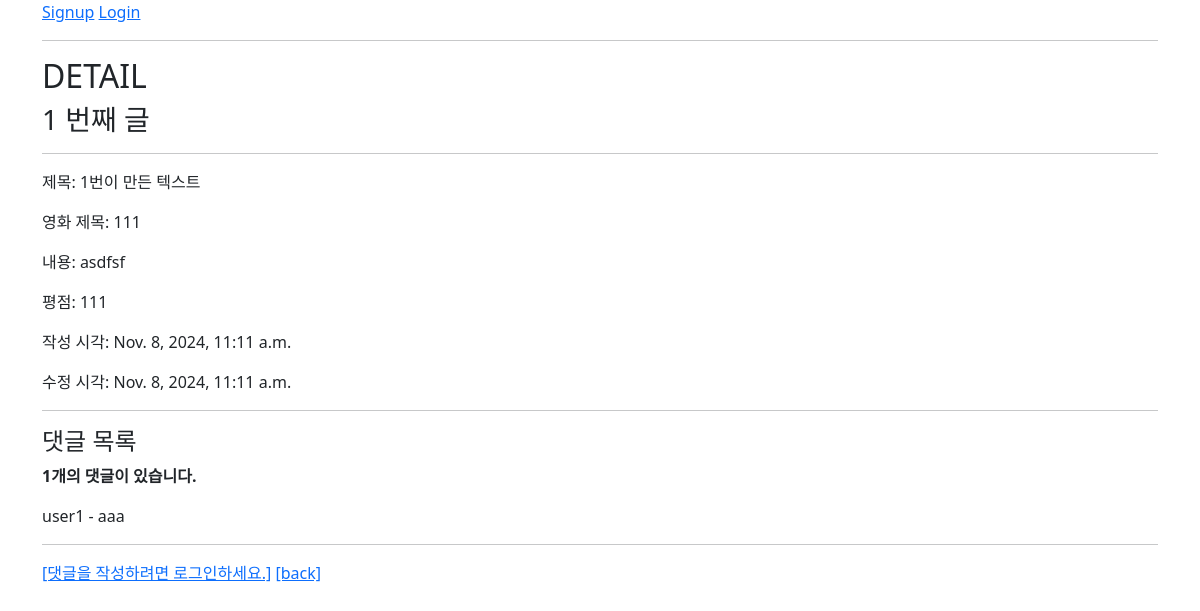
Screenshot of /community/1/ with the database file from the repository.
### community/models.py (models this page shows)
class Review(models.Model):
    title = models.CharField(max_length=100)
    movie_title = models.CharField(max_length=50)
    rank = models.IntegerField()
    content = models.TextField()
    created_at = models.DateTimeField(auto_now_add=True)
    updated_at = models.DateTimeField(auto_now=True)
    user = models.ForeignKey(
        settings.AUTH_USER_MODEL, on_delete=models.CASCADE
    )
    like_users = models.ManyToManyField(
        settings.AUTH_USER_MODEL, related_name='like_reviews'
    )

class Comment(models.Model):
    content = models.TextField()
    review = models.ForeignKey(Review, on_delete=models.CASCADE)
    user = models.ForeignKey(
        settings.AUTH_USER_MODEL, on_delete=models.CASCADE
    )

### accounts/models.py (models this page shows)
class User(AbstractUser):
    followings = models.ManyToManyField('self', symmetrical=False, related_name='followers')

### community/views.py (the view)
# urls.py: path('<int:review_pk>/', views.detail, name='detail'),
@require_safe
def detail(request, review_pk):
    review = Review.objects.get(pk=review_pk)
    comments = review.comment_set.all()
    comment_form = CommentForm()
    context = {
        'review': review,
        'comment_form': comment_form,
        'comments': comments,
    }
    return render(request, 'community/detail.html', context)

### community/templates/community/detail.html
{% extends 'base.html' %}
{% block content %}
  <h2>DETAIL</h2>
  <h3>{{ review.pk }} 번째 글</h3>
  <hr>
  <p>제목: {{ review.title }}</p>
  <p>영화 제목: {{ review.movie_title }}</p>
  <p>내용: {{ review.content }}</p>
  <p>평점: {{ review.rank }}</p>
  <p>작성 시각: {{ review.created_at }}</p>
  <p>수정 시각: {{ review.updated_at }}</p>
  <hr>
  <h4>댓글 목록</h4>
  {% if comments|length %}
    <p><b>{{ comments|length }}개의 댓글이 있습니다.</b></p>
  {% endif %}
  {% for comment in comments %}
    <div>
      {{ comment.user }} - {{ comment.content }}
    </div>
  {% empty %}
    <p><b>댓글이 없어요..</b></p>
  {% endfor %}
  <hr>
  {% if user.is_authenticated %}
    <form action="{% url 'community:create_comment' review.pk %}" method="POST">
      {% csrf_token %}
      {{ comment_form }}
      <input type="submit">
    </form>
  {% else %}
    <a href="{% url 'accounts:login' %}">[댓글을 작성하려면 로그인하세요.]</a>
  {% endif %}
  <a href="{% url 'community:index' %}">[back]</a>
{% endblock  %}

### rows the page displays
Review: pk "1", title "1번이 만든 텍스트", movie_title "111", content "asdfsf", rank "111", created_at "Nov. 8, 2024, 11:11 a.m.", updated_at "Nov. 8, 2024, 11:11 a.m."
Comment: user "user1", content "aaa"

### other values shown
{{ comments|length }} "1"
